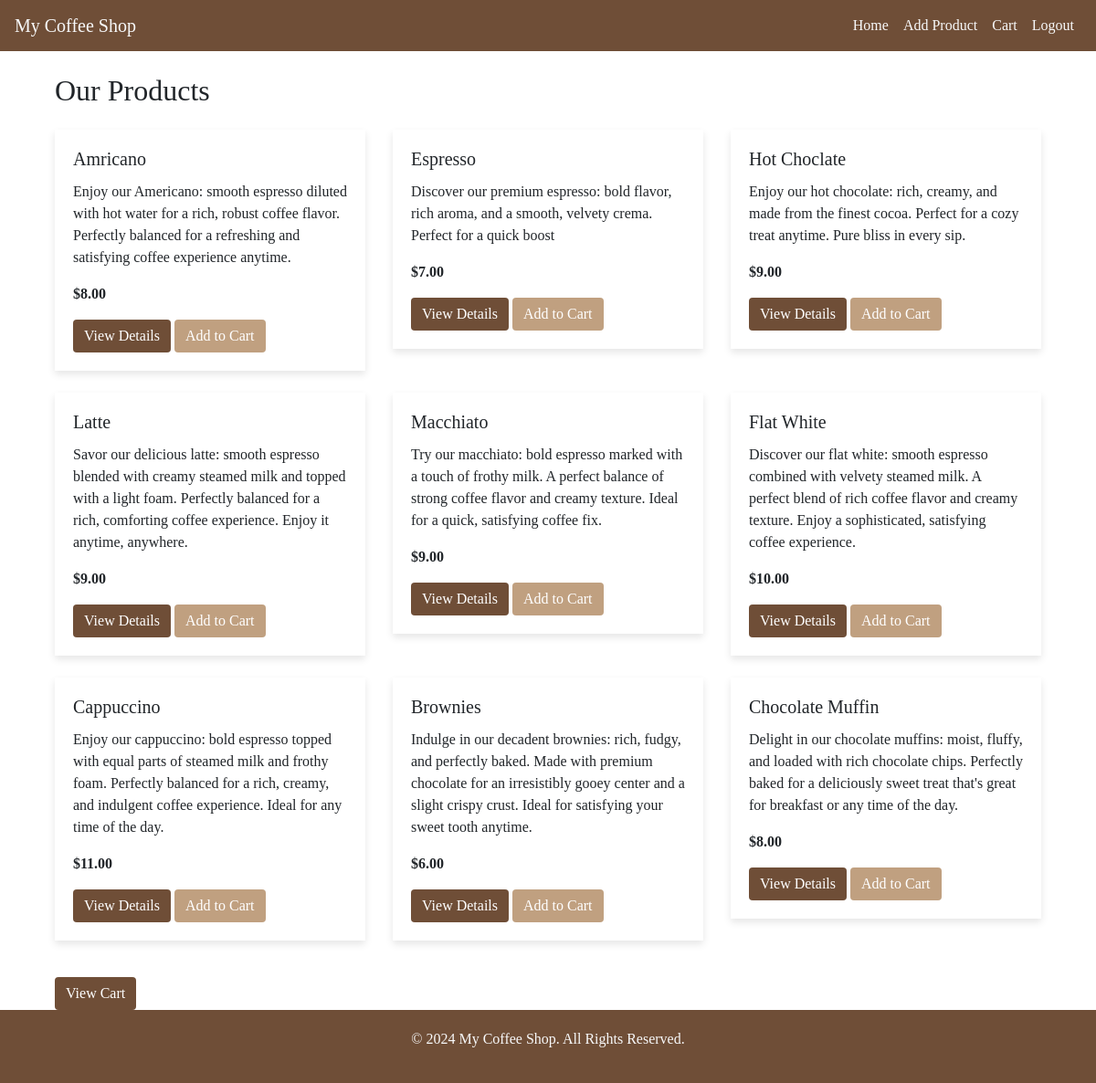
The page / (signed in) on the database its author committed.
### shop/models.py (models this page shows, shortened)
class Product(models.Model):
    name = models.CharField(max_length=100)
    description = models.TextField()
    price = models.DecimalField(max_digits=6, decimal_places=2)
    in_stock = models.BooleanField(default=True)

### shop/views.py (the view)
# urls.py: path('', views.home, name='home'),
def home(request):
    if not request.user.is_authenticated:
        return redirect('login')
    products = Product.objects.all()
    return render(request, 'shop/home.html', {'products': products})

### shop/templates/shop/home.html
{% extends 'base.html' %}
{% block content %}
<div class="container mt-4">
    <h2 class="mb-4">Our Products</h2>
    <div class="row">
        {% for product in products %}
            <div class="col-md-4">
                <div class="card mb-4">
                    <div class="card-body">
                        <h5 class="card-title">{{ product.name }}</h5>
                        <p class="card-text">{{ product.description }}</p>
                        <p class="card-text"><strong>${{ product.price }}</strong></p>
                        <a href="{% url 'product_detail' product.pk %}" class="btn btn-primary">View Details</a>
                        <a href="{% url 'add_to_cart' product.pk %}" class="btn btn-secondary">Add to Cart</a>
                    </div>
                </div>
            </div>
        {% endfor %}
    </div>
    <a href="{% url 'cart_detail' %}" class="btn btn-primary mt-3">View Cart</a>
</div>
{% endblock %}

### static/css/styles.css (style rules this page uses)
html, body { height: 100%; }
body { display: flex; flex-direction: column; margin: 0; }
.container { flex: 1; }

### templates/base.html (style rules this page uses)
body { font-family: 'Lora', serif; }
.card { border: none; border-radius: 0; box-shadow: 0 4px 8px rgba(0,0,0,0.1); }
.btn-primary { background-color: #6f4e37; border: none; }
.btn-secondary { background-color: #c0a080; border: none; }

### rows shown on the page
Product: name "Amricano", description "Enjoy our Americano: smooth espresso diluted with hot water for a rich, robust coffee flavor. Perfectly balanced for a refreshing and satisfying coffee experience anytime.", price "8.00"
Product: name "Espresso", description "Discover our premium espresso: bold flavor, rich aroma, and a smooth, velvety crema. Perfect for a quick boost", price "7.00"
Product: name "Hot Choclate", description "Enjoy our hot chocolate: rich, creamy, and made from the finest cocoa. Perfect for a cozy treat anytime. Pure bliss in every sip.", price "9.00"
Product: name "Latte", description "Savor our delicious latte: smooth espresso blended with creamy steamed milk and topped with a light foam. Perfectly balanced for a rich, comforting coffee experience. Enjoy it anytime, anywhere.", price "9.00"
Product: name "Macchiato", description "Try our macchiato: bold espresso marked with a touch of frothy milk. A perfect balance of strong coffee flavor and creamy texture. Ideal for a quick, satisfying coffee fix.", price "9.00"
Product: name "Flat White", description "Discover our flat white: smooth espresso combined with velvety steamed milk. A perfect blend of rich coffee flavor and creamy texture. Enjoy a sophisticated, satisfying coffee experience.", price "10.00"
Product: name "Cappuccino", description "Enjoy our cappuccino: bold espresso topped with equal parts of steamed milk and frothy foam. Perfectly balanced for a rich, creamy, and indulgent coffee experience. Ideal for any time of the day.", price "11.00"
Product: name "Brownies", description "Indulge in our decadent brownies: rich, fudgy, and perfectly baked. Made with premium chocolate for an irresistibly gooey center and a slight crispy crust. Ideal for satisfying your sweet tooth anytime.", price "6.00"
Product: name "Chocolate Muffin", description "Delight in our chocolate muffins: moist, fluffy, and loaded with rich chocolate chips. Perfectly baked for a deliciously sweet treat that's great for breakfast or any time of the day.", price "8.00"
